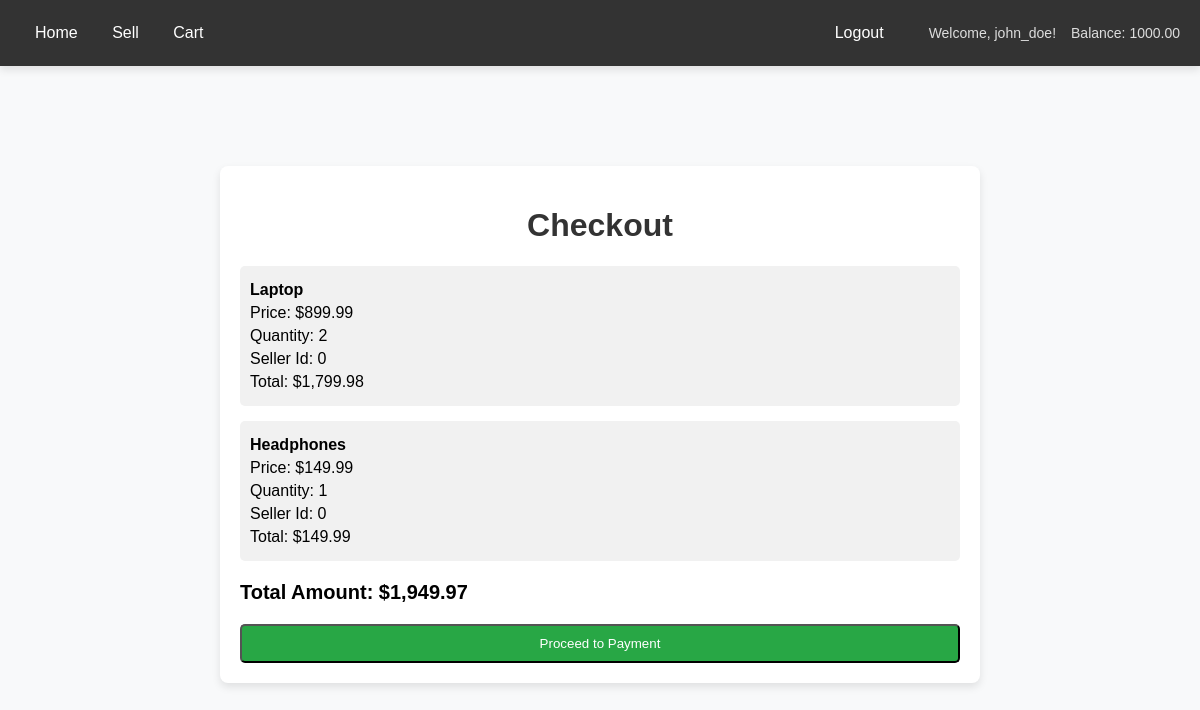
The page /checkout.php (signed in) on the database its author committed.
### tables this page shows
CREATE TABLE users (
    user_id INT(11) NOT NULL AUTO_INCREMENT,
    username VARCHAR(50) NOT NULL UNIQUE,
    password VARCHAR(255) NOT NULL,
    balance DECIMAL(10,2) DEFAULT 0.00,
    PRIMARY KEY (user_id)
);

CREATE TABLE cart (
    id INT(11) NOT NULL AUTO_INCREMENT,
    user_id INT(11) NOT NULL,
    product_id INT(11) NOT NULL,
    quantity INT(11) NOT NULL,
    seller_id INT(11) NOT NULL,
    PRIMARY KEY (id),
    FOREIGN KEY (user_id) REFERENCES users(user_id)
        ON DELETE CASCADE
        ON UPDATE CASCADE,
    FOREIGN KEY (product_id) REFERENCES products(id)
        ON DELETE CASCADE
        ON UPDATE CASCADE,
    FOREIGN KEY (seller_id) REFERENCES users(user_id)
        ON DELETE CASCADE
        ON UPDATE CASCADE
);

CREATE TABLE products (
    id INT(11) NOT NULL AUTO_INCREMENT,
    name VARCHAR(100) NOT NULL,
    description TEXT,
    price DECIMAL(10,2) NOT NULL,
    stock INT(11) NOT NULL,
    seller_id INT(11) NOT NULL,
    PRIMARY KEY (id),
    FOREIGN KEY (seller_id) REFERENCES users(user_id)
        ON DELETE CASCADE
        ON UPDATE CASCADE
);

### checkout.php (the view, shortened to what this page needs)
<?php include 'navbar.php'; ?>
<?php
$servername = "localhost";
$username = "root";
$password = "";
$dbname = "online_marketplace";
$conn = new mysqli($servername, $username, $password, $dbname);
$user_id = $_SESSION['user_id'];
$sql = "SELECT c.product_id, c.seller_id, p.name, p.price, c.quantity
        FROM cart c
        JOIN products p ON c.product_id = p.id
        WHERE c.user_id = ?";
$stmt = $conn->prepare($sql);
$stmt->bind_param("i", $user_id);
$stmt->execute();
$result = $stmt->get_result();
$total_amount = 0;
$cart_items = [];
while ($row = $result->fetch_assoc()) {
    $item_total = $row['price'] * $row['quantity'];
    $total_amount += $item_total;
    $cart_items[] = $row;
}
?>
<!DOCTYPE html>
<html lang="en">
<head>
</head>
<body>
<div class="container">
    <h1>Checkout</h1>
    <?php foreach ($cart_items as $item): ?>
        <div class="cart-item">
            <p><strong><?php echo $item['name']; ?></strong></p>
            <p>Price: $<?php echo number_format($item['price'], 2); ?></p>
            <p>Quantity: <?php echo $item['quantity']; ?></p>
            <p>Seller Id: <?php echo $item['seller_id']; ?></p>
            <p>Total: $<?php echo number_format($item['price'] * $item['quantity'], 2); ?></p>
        </div>
    <?php endforeach; ?>
    <div class="total">
        <p>Total Amount: $<?php echo number_format($total_amount, 2); ?></p>
    </div>
    <form action="process_payment.php" method="POST">
        <button type="submit" class="btn">Proceed to Payment</button>
    </form>
</div>
</body>
</html>

### navbar.php (shortened to what this page needs)
<!DOCTYPE html>
<html lang="en">
<head>
</head>
<body>
<div class="navbar">
    <div class="left">
        <a href="index.php">Home</a>
        <a href="sell_product.php">Sell</a>
        <a href="view_cart.php">Cart</a>
    </div>
    <div class="right">
        <?php if (isset($_SESSION['user_id'])): ?>
            <a href="logout.php">Logout</a>
            <a href="profile.php"><span class="user-info">Welcome, <?php echo $_SESSION['username']; ?>!</span></a>
            <?php
                if (isset($_SESSION['user_id'])) {
                    $conn = new mysqli("localhost", "root", "", "online_marketplace");
                    if (!$conn->connect_error) {
                        $stmt = $conn->prepare("SELECT balance FROM users WHERE user_id = ?");
                        $stmt->bind_param("i", $_SESSION['user_id']);
                        $stmt->execute();
                        $stmt->bind_result($updated_balance);
                        if ($stmt->fetch()) {
                            echo '<span class="user-info">Balance: ' . $updated_balance . '</span>';
                        }
                    }
                }
                ?>
        <?php else: ?>
            <a href="login.php">Login</a>
            <a href="sign_up.php">Sign Up</a>
        <?php endif; ?>
    </div>
</div>
</body>
</html>

### navbar.php (style rules this page uses)
body { font-family: Arial, sans-serif; margin: 0; padding: 0; background-color: #f4f4f4; }
.navbar { background-color: #333; padding: 14px 20px; box-shadow: 0 4px 8px rgba(0, 0, 0, 0.1); display: flex; justify-content: space-between; align-items: center; position: sticky; top: 0; z-index: 1000; }
.navbar a { color: white; text-decoration: none; padding: 10px 15px; font-size: 16px; transition: background-color 0.3s ease, color 0.3s ease; }
.navbar .right { display: flex; align-items: center; }
.navbar .right a { margin-left: 15px; }
.navbar .user-info { font-size: 14px; color: #ddd; }

### checkout.php (style rules this page uses)
body { font-family: Arial, sans-serif; background-color: #f8f9fa; margin: 0; padding: 0; }
.container { width: 60%; margin: 100px auto; background: white; padding: 20px; border-radius: 8px; box-shadow: 0 4px 8px rgba(0, 0, 0, 0.1); }
h1 { color: #333; text-align: center; }
.cart-item { margin-bottom: 15px; padding: 10px; background: #f1f1f1; border-radius: 5px; }
.cart-item p { margin: 5px 0; }
.total { font-size: 20px; font-weight: bold; margin-top: 20px; }
.btn { padding: 10px 15px; background-color: #28a745; color: white; text-decoration: none; border-radius: 5px; display: block; width: 100%; text-align: center; margin-top: 20px; }

### rows shown on the page
users: balance "1000.00"
cart: product.name "Laptop", product.price "899.99", quantity "2", seller "0", $item['price'] * $item['quantity'] "1,799.98"
cart: product.name "Headphones", product.price "149.99", quantity "1", seller "0", $item['price']*$item['quantity'] "149.99"

### other values the page prints
$_SESSION['username'] "john_doe"
$total_amount "1,949.97"
